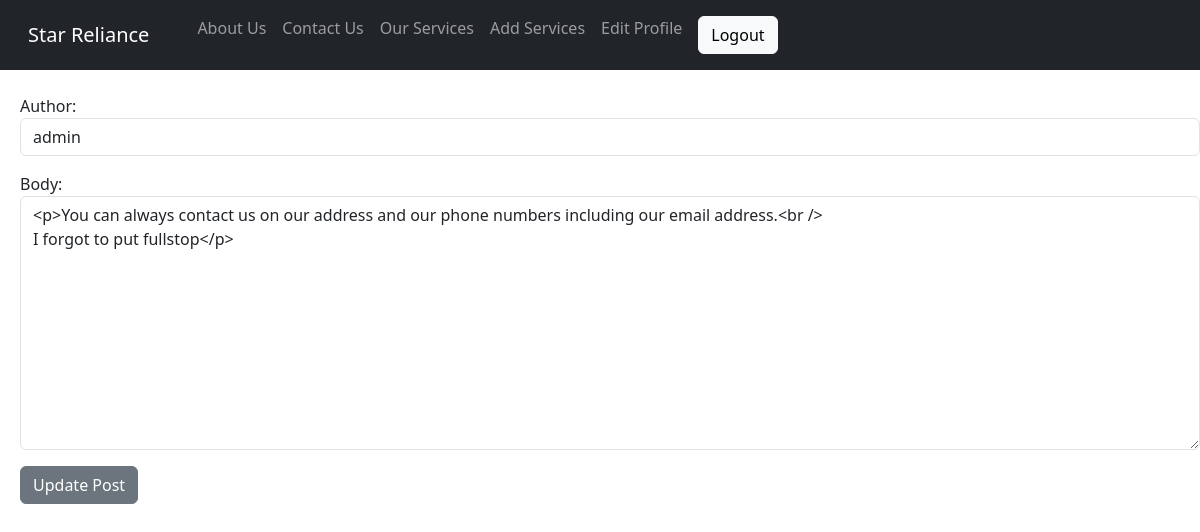
Screenshot of /contact_us/edit/1 (signed in) with the database file from the repository.
### theblog/models.py (models this page shows, shortened)
class ContactUs(models.Model):
    body = models.TextField()
    author = models.ForeignKey(User, on_delete=models.CASCADE)
    post_date = models.DateField(auto_now_add = True)

### theblog/views.py (the view)
# urls.py: path('contact_us/edit/<int:pk>', UpdateContactUsPostView.as_view(), name='update_contact_us_post' ),
class UpdateContactUsPostView(UpdateView):
    model = ContactUs
    form_class = AboutUsForm
    template_name = 'update_contact_us_post.html'

### theblog/forms.py
class AboutUsForm(forms.ModelForm):
    class Meta:
        model = Category
        fields = ('author','body')
        widgets = {
            'author': forms.Select(attrs = {'class':'form-control'}),
            'body': forms.Textarea(attrs = {'class':'form-control'}),
        }

### theblog/templates/update_contact_us_post.html (shortened to what this page needs)
{% extends 'base.html' %}
{% block content %}
{% if user.is_authenticated %}
<h1>Update Contact Us Post</h1>
<br><br><br>
<div class="form-group">
<form method="POST">
    {{ form.as_p }}
    <button class="btn btn-secondary">Update Post</button>
</form>
</div>
{% else %}
Youa are not supposed to be here!
{% endif %}
{% endblock %}

### rows the page displays
ContactUs: author "admin", body "<p>You can always contact us on our address and our phone numbers including our email address.<br /> I forgot to put fullstop</p>"
